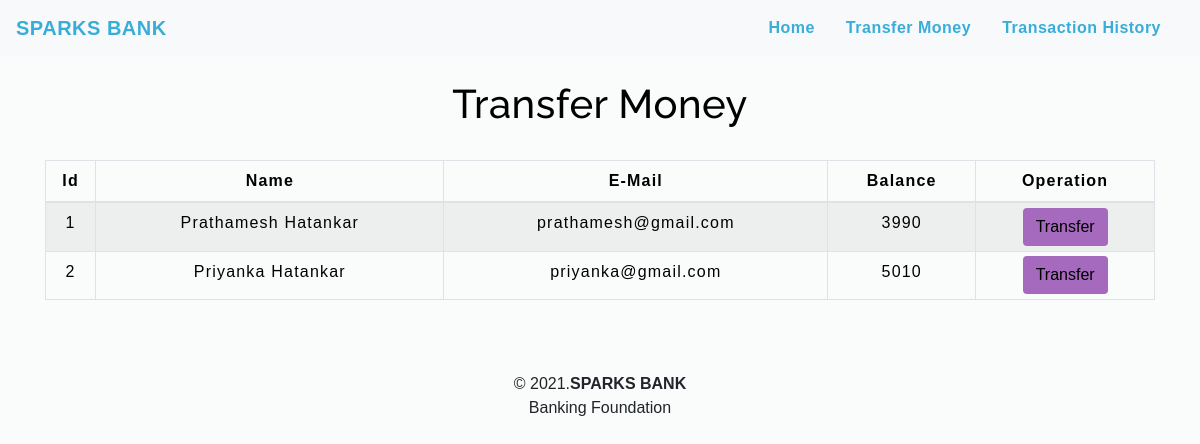
The app's page /transfermoney.php with its own data.
### tables this page shows
CREATE TABLE `users` (
  `id` int(11) NOT NULL,
  `name` text NOT NULL,
  `email` varchar(50) NOT NULL,
  `balance` int(11) NOT NULL
);

### transfermoney.php (the view, shortened to what this page needs)
<!DOCTYPE html>
<html lang="en">
<head>
    <link rel="stylesheet" href="https://maxcdn.bootstrapcdn.com/bootstrap/4.0.0/css/bootstrap.min.css">
    <link rel="stylesheet" type="text/css" href="css/table.css">
    <link rel="stylesheet" type="text/css" href="css/navbar.css">
</head>
<body style="background-color : #f6f7f778;">
<?php
    include 'config.php';
    $sql = "SELECT * FROM users";
    $result = mysqli_query($conn,$sql);
?>
<?php
  include 'navbar.php';
?>
<div class="container">
        <h2 class="text-center pt-4" style="color : black;">Transfer Money</h2>
        <br>
            <div class="row">
                <div class="col">
                    <div class="table-responsive-sm">
                    <table class="table table-hover table-sm table-striped table-condensed table-bordered" style="border-color:black;">
                        <thead style="color : black;">
                            <tr>
                            <th scope="col" class="text-center py-2">Id</th>
                            <th scope="col" class="text-center py-2">Name</th>
                            <th scope="col" class="text-center py-2">E-Mail</th>
                            <th scope="col" class="text-center py-2">Balance</th>
                            <th scope="col" class="text-center py-2">Operation</th>
                            </tr>
                        </thead>
                        <tbody>
                <?php
                    while($rows=mysqli_fetch_assoc($result)){
                ?>
                    <tr style="color : black;">
                        <td class="py-2"><?php echo $rows['id'] ?></td>
                        <td class="py-2"><?php echo $rows['name']?></td>
                        <td class="py-2"><?php echo $rows['email']?></td>
                        <td class="py-2"><?php echo $rows['balance']?></td>
                        <td><a href="selecteduserdetail.php?id= <?php echo $rows['id'] ;?>"> <button type="button" class="btn" style="background-color : #A569BD;">Transfer</button></a></td>
                    </tr>
                <?php
                    }
                ?>
                        </tbody>
                    </table>
                    </div>
                </div>
            </div>
         </div>
         <footer class="text-center mt-5 py-2">
            <p>&copy 2021.<b>SPARKS BANK</b> <br> Banking Foundation</p>
        </footer>
</body>
</html>

### css/table.css (style rules this page uses)
* { padding: 0; margin: 0; box-sizing: border-box; font-family: sans-serif; }
h2 { font-size: 40px; }
table { letter-spacing: 1.2px; }
td { text-align: center; }
button { border:none; background: #d9d9d9; transition: 1s; }

### css/navbar.css (style rules this page uses)
h2 { color: #4C4B4B; letter-spacing: 0.5px; font-family: raleway; }

### transfermoney.php (style rules this page uses)
button { transition: 1.5s; }

### records on screen
users: id "1", name "Prathamesh Hatankar", email "prathamesh@gmail.com", balance "3990"
users: id "2", name "Priyanka Hatankar", email "priyanka@gmail.com", balance "5010"
